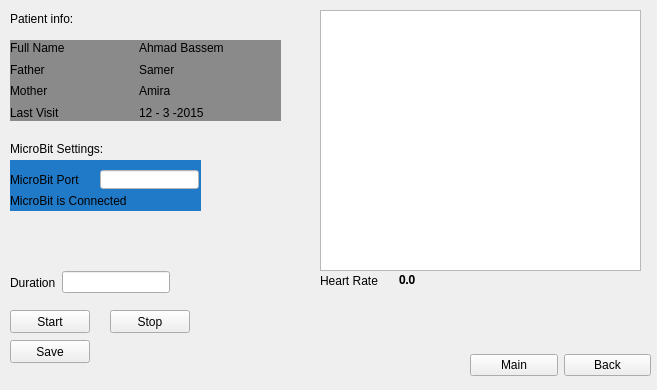
<?xml version="1.0" encoding="UTF-8"?>
<ui version="4.0">
 <class>PulseRecordingM</class>
 <widget class="QWidget" name="PulseRecordingM">
  <property name="geometry">
   <rect>
    <x>0</x>
    <y>0</y>
    <width>657</width>
    <height>390</height>
   </rect>
  </property>
  <property name="windowTitle">
   <string>PulseRecordingM</string>
  </property>
  <widget class="QWidget" name="Patient" native="true">
   <property name="geometry">
    <rect>
     <x>10</x>
     <y>40</y>
     <width>271</width>
     <height>81</height>
    </rect>
   </property>
   <property name="autoFillBackground">
    <bool>false</bool>
   </property>
   <property name="styleSheet">
    <string notr="true">background-color: rgb(138, 138, 138);</string>
   </property>
   <widget class="QWidget" name="gridLayoutWidget">
    <property name="geometry">
     <rect>
      <x>0</x>
      <y>0</y>
      <width>251</width>
      <height>80</height>
     </rect>
    </property>
    <layout class="QGridLayout" name="Patient_info_GL">
     <item row="0" column="0">
      <widget class="QLabel" name="Full_Name">
       <property name="text">
        <string>Full Name</string>
       </property>
      </widget>
     </item>
     <item row="1" column="0">
      <widget class="QLabel" name="Father">
       <property name="text">
        <string>Father</string>
       </property>
      </widget>
     </item>
     <item row="2" column="0">
      <widget class="QLabel" name="Mother">
       <property name="text">
        <string>Mother</string>
       </property>
      </widget>
     </item>
     <item row="2" column="1">
      <widget class="QLabel" name="Mother_value">
       <property name="text">
        <string>Amira</string>
       </property>
      </widget>
     </item>
     <item row="1" column="1">
      <widget class="QLabel" name="Father_value">
       <property name="text">
        <string>Samer</string>
       </property>
      </widget>
     </item>
     <item row="3" column="0">
      <widget class="QLabel" name="Last_Visit">
       <property name="text">
        <string>Last Visit</string>
       </property>
      </widget>
     </item>
     <item row="3" column="1">
      <widget class="QLabel" name="Last_Visit_value">
       <property name="text">
        <string>12 - 3 -2015</string>
       </property>
      </widget>
     </item>
     <item row="0" column="1">
      <widget class="QLabel" name="Full_Name_value">
       <property name="text">
        <string>Ahmad Bassem</string>
       </property>
      </widget>
     </item>
    </layout>
   </widget>
   <widget class="QLabel" name="Patient_info_3">
    <property name="geometry">
     <rect>
      <x>270</x>
      <y>60</y>
      <width>180</width>
      <height>18</height>
     </rect>
    </property>
    <property name="text">
     <string>Patient info:</string>
    </property>
   </widget>
  </widget>
  <widget class="QLabel" name="Patient_info">
   <property name="geometry">
    <rect>
     <x>10</x>
     <y>10</y>
     <width>180</width>
     <height>18</height>
    </rect>
   </property>
   <property name="text">
    <string>Patient info:</string>
   </property>
  </widget>
  <widget class="QWidget" name="horizontalLayoutWidget">
   <property name="geometry">
    <rect>
     <x>470</x>
     <y>350</y>
     <width>181</width>
     <height>31</height>
    </rect>
   </property>
   <layout class="QHBoxLayout" name="horizontalLayout">
    <item>
     <widget class="QPushButton" name="Main">
      <property name="text">
       <string>Main</string>
      </property>
     </widget>
    </item>
    <item>
     <widget class="QPushButton" name="Back">
      <property name="text">
       <string>Back</string>
      </property>
     </widget>
    </item>
   </layout>
  </widget>
  <widget class="QGraphicsView" name="graphicsView_plot">
   <property name="geometry">
    <rect>
     <x>320</x>
     <y>10</y>
     <width>321</width>
     <height>261</height>
    </rect>
   </property>
  </widget>
  <widget class="QWidget" name="horizontalLayoutWidget_2">
   <property name="geometry">
    <rect>
     <x>10</x>
     <y>270</y>
     <width>160</width>
     <height>25</height>
    </rect>
   </property>
   <layout class="QHBoxLayout" name="Duration_hl">
    <item>
     <widget class="QLabel" name="Duration">
      <property name="text">
       <string>Duration</string>
      </property>
     </widget>
    </item>
    <item>
     <widget class="QLineEdit" name="DurationBox"/>
    </item>
   </layout>
  </widget>
  <widget class="QWidget" name="horizontalLayoutWidget_3">
   <property name="geometry">
    <rect>
     <x>320</x>
     <y>270</y>
     <width>151</width>
     <height>21</height>
    </rect>
   </property>
   <layout class="QHBoxLayout" name="HeartRate_hl">
    <item>
     <widget class="QLabel" name="HeartRate">
      <property name="text">
       <string>Heart Rate</string>
      </property>
     </widget>
    </item>
    <item>
     <widget class="QLabel" name="HeartRate_value">
      <property name="font">
       <font>
        <family>FreeSans</family>
        <weight>75</weight>
        <bold>true</bold>
       </font>
      </property>
      <property name="text">
       <string>0.0</string>
      </property>
     </widget>
    </item>
   </layout>
  </widget>
  <widget class="QPushButton" name="Start">
   <property name="geometry">
    <rect>
     <x>10</x>
     <y>310</y>
     <width>80</width>
     <height>23</height>
    </rect>
   </property>
   <property name="text">
    <string>Start</string>
   </property>
  </widget>
  <widget class="QPushButton" name="Save">
   <property name="geometry">
    <rect>
     <x>10</x>
     <y>340</y>
     <width>80</width>
     <height>23</height>
    </rect>
   </property>
   <property name="text">
    <string>Save</string>
   </property>
  </widget>
  <widget class="QPushButton" name="Stop">
   <property name="geometry">
    <rect>
     <x>110</x>
     <y>310</y>
     <width>80</width>
     <height>23</height>
    </rect>
   </property>
   <property name="text">
    <string>Stop</string>
   </property>
  </widget>
  <widget class="QWidget" name="MicroBit" native="true">
   <property name="geometry">
    <rect>
     <x>10</x>
     <y>160</y>
     <width>191</width>
     <height>51</height>
    </rect>
   </property>
   <property name="autoFillBackground">
    <bool>false</bool>
   </property>
   <property name="styleSheet">
    <string notr="true">background-color: rgb(32, 122, 200);
border-color: rgb(27, 31, 66);</string>
   </property>
   <widget class="QLabel" name="Patient_info_4">
    <property name="geometry">
     <rect>
      <x>270</x>
      <y>60</y>
      <width>180</width>
      <height>18</height>
     </rect>
    </property>
    <property name="text">
     <string>Patient info:</string>
    </property>
   </widget>
   <widget class="QLabel" name="MicroBitPort">
    <property name="geometry">
     <rect>
      <x>0</x>
      <y>10</y>
      <width>81</width>
      <height>19</height>
     </rect>
    </property>
    <property name="text">
     <string>MicroBit Port</string>
    </property>
   </widget>
   <widget class="QLineEdit" name="MicroBitPortBox">
    <property name="geometry">
     <rect>
      <x>90</x>
      <y>10</y>
      <width>99</width>
      <height>19</height>
     </rect>
    </property>
    <property name="styleSheet">
     <string notr="true">color: rgb(255, 255, 255);
background-color: rgb(255, 255, 255);</string>
    </property>
   </widget>
   <widget class="QLabel" name="MB_connection">
    <property name="geometry">
     <rect>
      <x>0</x>
      <y>30</y>
      <width>191</width>
      <height>21</height>
     </rect>
    </property>
    <property name="text">
     <string>MicroBit is Connected</string>
    </property>
   </widget>
  </widget>
  <widget class="QLabel" name="MicroBit_settings">
   <property name="geometry">
    <rect>
     <x>10</x>
     <y>140</y>
     <width>180</width>
     <height>18</height>
    </rect>
   </property>
   <property name="text">
    <string>MicroBit Settings:</string>
   </property>
  </widget>
 </widget>
 <resources/>
 <connections/>
</ui>
